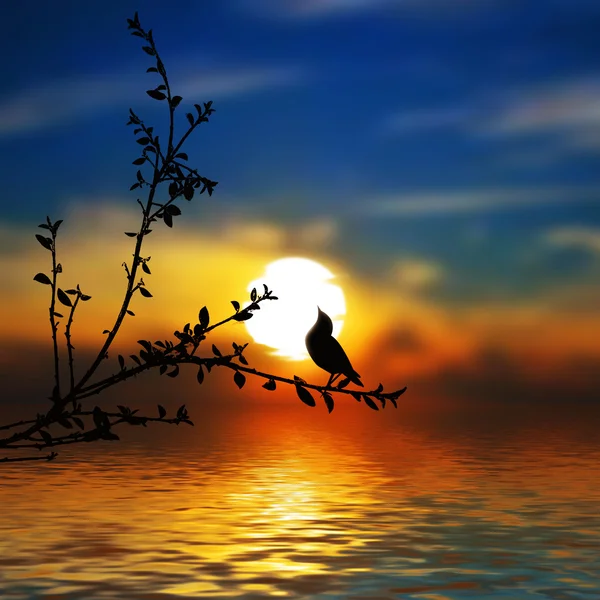
#> input picture scene.jpg, 600 x 600 px, found by its file name
$ python roatte.py
#> lines starting #> are read from the running program, lines starting #| are printed output that depends on the picture

import cv2
import numpy as np


img = cv2.imread('scene.jpg')
#> img is the input picture: shape (600, 600, 3); mean B, G, R 68.5, 81, 94.2

if img is None:
    print("Error: Image not found")
    exit()


height, width = img.shape[:2]
#> height = 600; width = 600


center = ( height // 2,width // 2)
#> center = (300, 300)
angle = 90
scale = 1.0
rotation_matrix = cv2.getRotationMatrix2D(center, angle, scale)
rotated= cv2.warpAffine(img, rotation_matrix, (width, height))
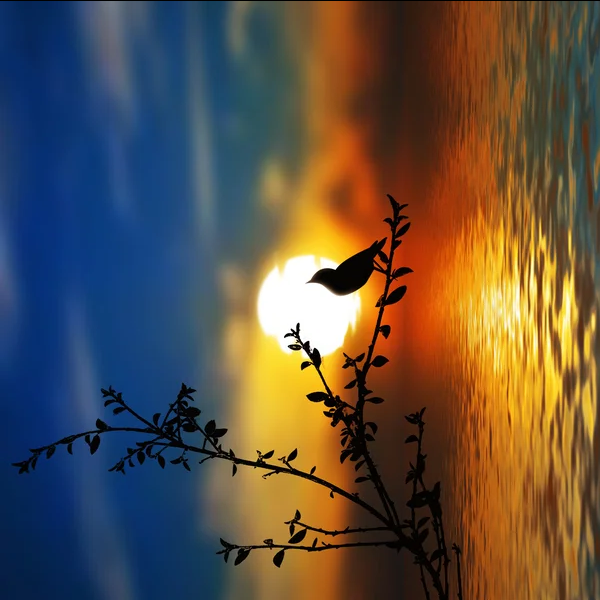
#> rotated: shape (600, 600, 3); mean B, G, R 68.4, 80.9, 94.1


scale_factor = 0.5
scaled= cv2.resize(img, None, fx=scale_factor, fy=scale_factor)


tx, ty = 50, 50
translation_matrix = np.float32([[1, 0, tx], [0, 1, ty]])
translated = cv2.warpAffine(img, translation_matrix, (width, height))
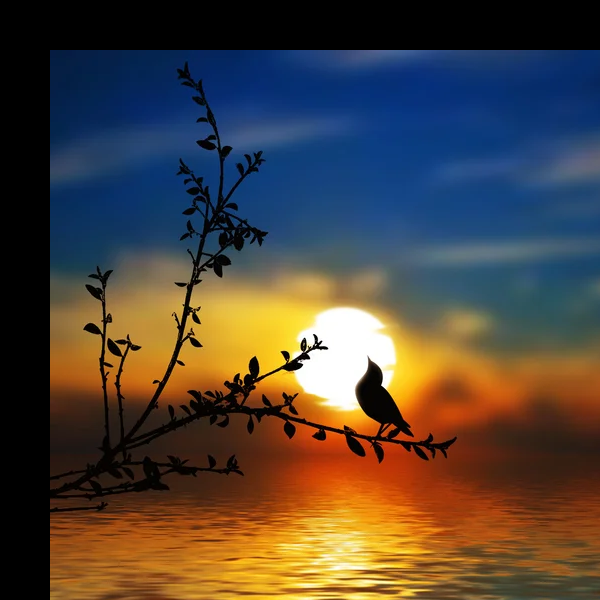
#> translated: shape (600, 600, 3); mean B, G, R 59, 68.1, 79.1


cv2.imshow('Original Image', img)
cv2.imshow('Rotated Image', rotated)
cv2.imshow('Scaled Image', scaled)
cv2.imshow('Translated Image', translated)


cv2.waitKey(0)
